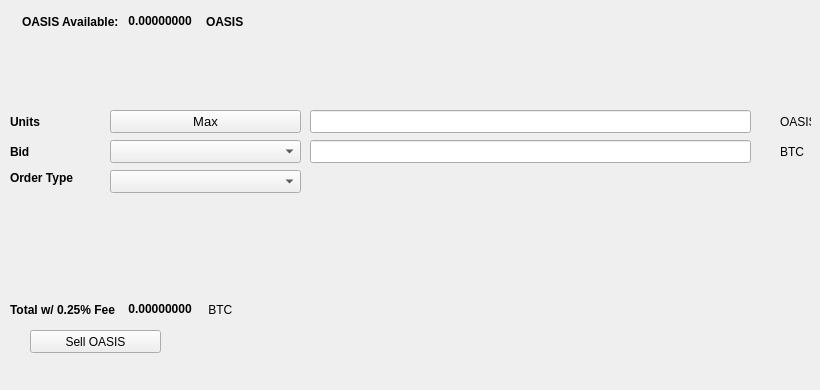
   <widget class="QWidget" name="SellTab">
    <attribute name="title">
     <string>Sell</string>
    </attribute>
    <widget class="QLabel" name="label_16">
     <property name="geometry">
      <rect>
       <x>780</x>
       <y>140</y>
       <width>31</width>
       <height>23</height>
      </rect>
     </property>
     <property name="text">
      <string>BTC</string>
     </property>
    </widget>
    <widget class="QComboBox" name="SellBidcomboBox">
     <property name="geometry">
      <rect>
       <x>110</x>
       <y>140</y>
       <width>191</width>
       <height>23</height>
      </rect>
     </property>
     <property name="font">
      <font>
       <pointsize>10</pointsize>
      </font>
     </property>
    </widget>
    <widget class="QLabel" name="label_18">
     <property name="geometry">
      <rect>
       <x>10</x>
       <y>110</y>
       <width>46</width>
       <height>23</height>
      </rect>
     </property>
     <property name="font">
      <font>
       <weight>75</weight>
       <bold>true</bold>
      </font>
     </property>
     <property name="text">
      <string>Units</string>
     </property>
    </widget>
    <widget class="QPushButton" name="Sell_Max_Amount">
     <property name="geometry">
      <rect>
       <x>110</x>
       <y>110</y>
       <width>191</width>
       <height>23</height>
      </rect>
     </property>
     <property name="font">
      <font>
       <pointsize>10</pointsize>
      </font>
     </property>
     <property name="text">
      <string>Max</string>
     </property>
    </widget>
    <widget class="QLabel" name="label_20">
     <property name="geometry">
      <rect>
       <x>10</x>
       <y>170</y>
       <width>91</width>
       <height>16</height>
      </rect>
     </property>
     <property name="font">
      <font>
       <weight>75</weight>
       <bold>true</bold>
      </font>
     </property>
     <property name="text">
      <string>Order Type</string>
     </property>
    </widget>
    <widget class="QComboBox" name="SellOrdertypeCombo">
     <property name="geometry">
      <rect>
       <x>110</x>
       <y>170</y>
       <width>191</width>
       <height>23</height>
      </rect>
     </property>
     <property name="font">
      <font>
       <pointsize>10</pointsize>
      </font>
     </property>
    </widget>
    <widget class="QLabel" name="label_21">
     <property name="geometry">
      <rect>
       <x>10</x>
       <y>140</y>
       <width>46</width>
       <height>23</height>
      </rect>
     </property>
     <property name="font">
      <font>
       <weight>75</weight>
       <bold>true</bold>
      </font>
     </property>
     <property name="text">
      <string>Bid</string>
     </property>
    </widget>
    <widget class="QLabel" name="label_22">
     <property name="geometry">
      <rect>
       <x>780</x>
       <y>110</y>
       <width>31</width>
       <height>23</height>
      </rect>
     </property>
     <property name="text">
      <string>OASIS</string>
     </property>
    </widget>
    <widget class="QLineEdit" name="UnitsInputOASIS">
     <property name="geometry">
      <rect>
       <x>310</x>
       <y>110</y>
       <width>441</width>
       <height>23</height>
      </rect>
     </property>
     <property name="font">
      <font>
       <pointsize>9</pointsize>
       <weight>75</weight>
       <bold>true</bold>
      </font>
     </property>
    </widget>
    <widget class="QLineEdit" name="SellBidPriceEdit">
     <property name="geometry">
      <rect>
       <x>310</x>
       <y>140</y>
       <width>441</width>
       <height>23</height>
      </rect>
     </property>
     <property name="font">
      <font>
       <pointsize>9</pointsize>
       <weight>75</weight>
       <bold>true</bold>
      </font>
     </property>
    </widget>
    <widget class="QPushButton" name="SellOASISBTN">
     <property name="geometry">
      <rect>
       <x>30</x>
       <y>330</y>
       <width>131</width>
       <height>23</height>
      </rect>
     </property>
     <property name="text">
      <string>Sell OASIS</string>
     </property>
     <property name="icon">
      <iconset resource="../oasis">
       <normaloff>:/icons/bitcoin</normaloff>:/icons/bitcoin</iconset>
     </property>
    </widget>
    <widget class="QWidget" name="layoutWidget3">
     <property name="geometry">
      <rect>
       <x>22</x>
       <y>12</y>
       <width>258</width>
       <height>19</height>
      </rect>
     </property>
     <layout class="QHBoxLayout" name="horizontalLayout">
      <item>
       <widget class="QLabel" name="label232_2">
        <property name="font">
         <font>
          <weight>75</weight>
          <bold>true</bold>
         </font>
        </property>
        <property name="text">
         <string>OASIS Available:</string>
        </property>
       </widget>
      </item>
      <item>
       <widget class="QLabel" name="OASISAvailableLabel">
        <property name="palette">
         <palette>
          <active>
           <colorrole role="WindowText">
            <brush brushstyle="SolidPattern">
             <color alpha="255">
              <red>0</red>
              <green>0</green>
              <blue>0</blue>
             </color>
            </brush>
           </colorrole>
           <colorrole role="Button">
            <brush brushstyle="SolidPattern">
             <color alpha="255">
              <red>0</red>
              <green>170</green>
              <blue>0</blue>
             </color>
            </brush>
           </colorrole>
           <colorrole role="Light">
            <brush brushstyle="SolidPattern">
             <color alpha="255">
              <red>0</red>
              <green>255</green>
              <blue>0</blue>
             </color>
            </brush>
           </colorrole>
           <colorrole role="Midlight">
            <brush brushstyle="SolidPattern">
             <color alpha="255">
              <red>0</red>
              <green>212</green>
              <blue>0</blue>
             </color>
            </brush>
           </colorrole>
           <colorrole role="Dark">
            <brush brushstyle="SolidPattern">
             <color alpha="255">
              <red>0</red>
              <green>85</green>
              <blue>0</blue>
             </color>
            </brush>
           </colorrole>
           <colorrole role="Mid">
            <brush brushstyle="SolidPattern">
             <color alpha="255">
              <red>0</red>
              <green>113</green>
              <blue>0</blue>
             </color>
            </brush>
           </colorrole>
           <colorrole role="Text">
            <brush brushstyle="SolidPattern">
             <color alpha="255">
              <red>0</red>
              <green>170</green>
              <blue>0</blue>
             </color>
            </brush>
           </colorrole>
           <colorrole role="BrightText">
            <brush brushstyle="SolidPattern">
             <color alpha="255">
              <red>255</red>
              <green>255</green>
              <blue>255</blue>
             </color>
            </brush>
           </colorrole>
           <colorrole role="ButtonText">
            <brush brushstyle="SolidPattern">
             <color alpha="255">
              <red>0</red>
              <green>0</green>
              <blue>0</blue>
             </color>
            </brush>
           </colorrole>
           <colorrole role="Base">
            <brush brushstyle="SolidPattern">
             <color alpha="255">
              <red>255</red>
              <green>255</green>
              <blue>255</blue>
             </color>
            </brush>
           </colorrole>
           <colorrole role="Window">
            <brush brushstyle="SolidPattern">
             <color alpha="255">
              <red>0</red>
              <green>170</green>
              <blue>0</blue>
             </color>
            </brush>
           </colorrole>
           <colorrole role="Shadow">
            <brush brushstyle="SolidPattern">
             <color alpha="255">
              <red>0</red>
              <green>0</green>
              <blue>0</blue>
             </color>
            </brush>
           </colorrole>
           <colorrole role="AlternateBase">
            <brush brushstyle="SolidPattern">
             <color alpha="255">
              <red>127</red>
              <green>212</green>
              <blue>127</blue>
             </color>
            </brush>
           </colorrole>
           <colorrole role="ToolTipBase">
            <brush brushstyle="SolidPattern">
             <color alpha="255">
              <red>255</red>
              <green>255</green>
              <blue>220</blue>
             </color>
            </brush>
           </colorrole>
           <colorrole role="ToolTipText">
            <brush brushstyle="SolidPattern">
             <color alpha="255">
              <red>0</red>
              <green>0</green>
              <blue>0</blue>
             </color>
            </brush>
           </colorrole>
          </active>
          <inactive>
           <colorrole role="WindowText">
            <brush brushstyle="SolidPattern">
             <color alpha="255">
              <red>0</red>
              <green>0</green>
              <blue>0</blue>
             </color>
            </brush>
           </colorrole>
           <colorrole role="Button">
            <brush brushstyle="SolidPattern">
             <color alpha="255">
              <red>0</red>
              <green>170</green>
              <blue>0</blue>
             </color>
            </brush>
           </colorrole>
           <colorrole role="Light">
            <brush brushstyle="SolidPattern">
             <color alpha="255">
              <red>0</red>
              <green>255</green>
              <blue>0</blue>
             </color>
            </brush>
           </colorrole>
           <colorrole role="Midlight">
            <brush brushstyle="SolidPattern">
             <color alpha="255">
              <red>0</red>
              <green>212</green>
              <blue>0</blue>
             </color>
            </brush>
           </colorrole>
           <colorrole role="Dark">
            <brush brushstyle="SolidPattern">
             <color alpha="255">
              <red>0</red>
              <green>85</green>
              <blue>0</blue>
             </color>
            </brush>
           </colorrole>
           <colorrole role="Mid">
            <brush brushstyle="SolidPattern">
             <color alpha="255">
              <red>0</red>
              <green>113</green>
              <blue>0</blue>
             </color>
            </brush>
           </colorrole>
           <colorrole role="Text">
            <brush brushstyle="SolidPattern">
             <color alpha="255">
              <red>0</red>
              <green>170</green>
              <blue>0</blue>
             </color>
            </brush>
           </colorrole>
           <colorrole role="BrightText">
            <brush brushstyle="SolidPattern">
             <color alpha="255">
              <red>255</red>
              <green>255</green>
              <blue>255</blue>
             </color>
            </brush>
           </colorrole>
           <colorrole role="ButtonText">
            <brush brushstyle="SolidPattern">
             <color alpha="255">
              <red>0</red>
              <green>0</green>
              <blue>0</blue>
             </color>
            </brush>
           </colorrole>
           <colorrole role="Base">
            <brush brushstyle="SolidPattern">
             <color alpha="255">
              <red>255</red>
              <green>255</green>
              <blue>255</blue>
             </color>
            </brush>
           </colorrole>
           <colorrole role="Window">
            <brush brushstyle="SolidPattern">
             <color alpha="255">
              <red>0</red>
              <green>170</green>
              <blue>0</blue>
             </color>
            </brush>
           </colorrole>
           <colorrole role="Shadow">
            <brush brushstyle="SolidPattern">
             <color alpha="255">
              <red>0</red>
              <green>0</green>
              <blue>0</blue>
             </color>
            </brush>
           </colorrole>
           <colorrole role="AlternateBase">
            <brush brushstyle="SolidPattern">
             <color alpha="255">
              <red>127</red>
              <green>212</green>
              <blue>127</blue>
             </color>
            </brush>
           </colorrole>
           <colorrole role="ToolTipBase">
            <brush brushstyle="SolidPattern">
             <color alpha="255">
              <red>255</red>
              <green>255</green>
              <blue>220</blue>
             </color>
            </brush>
           </colorrole>
           <colorrole role="ToolTipText">
            <brush brushstyle="SolidPattern">
             <color alpha="255">
              <red>0</red>
              <green>0</green>
              <blue>0</blue>
             </color>
            </brush>
           </colorrole>
          </inactive>
          <disabled>
           <colorrole role="WindowText">
            <brush brushstyle="SolidPattern">
             <color alpha="255">
              <red>0</red>
              <green>85</green>
              <blue>0</blue>
             </color>
            </brush>
           </colorrole>
           <colorrole role="Button">
            <brush brushstyle="SolidPattern">
             <color alpha="255">
              <red>0</red>
              <green>170</green>
              <blue>0</blue>
             </color>
            </brush>
           </colorrole>
           <colorrole role="Light">
            <brush brushstyle="SolidPattern">
             <color alpha="255">
              <red>0</red>
              <green>255</green>
              <blue>0</blue>
             </color>
            </brush>
           </colorrole>
           <colorrole role="Midlight">
            <brush brushstyle="SolidPattern">
             <color alpha="255">
              <red>0</red>
              <green>212</green>
              <blue>0</blue>
             </color>
            </brush>
           </colorrole>
           <colorrole role="Dark">
            <brush brushstyle="SolidPattern">
             <color alpha="255">
              <red>0</red>
              <green>85</green>
              <blue>0</blue>
             </color>
            </brush>
           </colorrole>
           <colorrole role="Mid">
            <brush brushstyle="SolidPattern">
             <color alpha="255">
              <red>0</red>
              <green>113</green>
              <blue>0</blue>
             </color>
            </brush>
           </colorrole>
           <colorrole role="Text">
            <brush brushstyle="SolidPattern">
             <color alpha="255">
              <red>0</red>
              <green>85</green>
              <blue>0</blue>
             </color>
            </brush>
           </colorrole>
           <colorrole role="BrightText">
            <brush brushstyle="SolidPattern">
             <color alpha="255">
              <red>255</red>
              <green>255</green>
              <blue>255</blue>
             </color>
            </brush>
           </colorrole>
           <colorrole role="ButtonText">
            <brush brushstyle="SolidPattern">
             <color alpha="255">
              <red>0</red>
              <green>85</green>
              <blue>0</blue>
             </color>
            </brush>
           </colorrole>
           <colorrole role="Base">
            <brush brushstyle="SolidPattern">
             <color alpha="255">
              <red>0</red>
              <green>170</green>
              <blue>0</blue>
             </color>
            </brush>
           </colorrole>
           <colorrole role="Window">
            <brush brushstyle="SolidPattern">
             <color alpha="255">
              <red>0</red>
              <green>170</green>
              <blue>0</blue>
             </color>
            </brush>
           </colorrole>
           <colorrole role="Shadow">
            <brush brushstyle="SolidPattern">
             <color alpha="255">
              <red>0</red>
              <green>0</green>
              <blue>0</blue>
             </color>
            </brush>
           </colorrole>
           <colorrole role="AlternateBase">
            <brush brushstyle="SolidPattern">
             <color alpha="255">
              <red>0</red>
              <green>170</green>
              <blue>0</blue>
             </color>
            </brush>
           </colorrole>
           <colorrole role="ToolTipBase">
            <brush brushstyle="SolidPattern">
             <color alpha="255">
              <red>255</red>
              <green>255</green>
              <blue>220</blue>
             </color>
            </brush>
           </colorrole>
           <colorrole role="ToolTipText">
            <brush brushstyle="SolidPattern">
             <color alpha="255">
              <red>0</red>
              <green>0</green>
              <blue>0</blue>
             </color>
            </brush>
           </colorrole>
          </disabled>
         </palette>
        </property>
        <property name="font">
         <font>
          <weight>75</weight>
          <bold>true</bold>
         </font>
        </property>
        <property name="text">
         <string> 0.00000000 </string>
        </property>
        <property name="textInteractionFlags">
         <set>Qt::LinksAccessibleByMouse|Qt::TextSelectableByKeyboard|Qt::TextSelectableByMouse</set>
        </property>
       </widget>
      </item>
      <item>
       <widget class="QLabel" name="labelOASIS">
        <property name="font">
         <font>
          <weight>75</weight>
          <bold>true</bold>
         </font>
        </property>
        <property name="text">
         <string>OASIS</string>
        </property>
       </widget>
      </item>
     </layout>
    </widget>
    <widget class="QWidget" name="layoutWidget">
     <property name="geometry">
      <rect>
       <x>10</x>
       <y>300</y>
       <width>268</width>
       <height>19</height>
      </rect>
     </property>
     <layout class="QHBoxLayout" name="horizontalLayout_2">
      <item>
       <widget class="QLabel" name="label_19">
        <property name="font">
         <font>
          <weight>75</weight>
          <bold>true</bold>
         </font>
        </property>
        <property name="text">
         <string>Total w/ 0.25% Fee </string>
        </property>
       </widget>
      </item>
      <item>
       <widget class="QLabel" name="SellCostLabel">
        <property name="palette">
         <palette>
          <active>
           <colorrole role="WindowText">
            <brush brushstyle="SolidPattern">
             <color alpha="255">
              <red>0</red>
              <green>0</green>
              <blue>0</blue>
             </color>
            </brush>
           </colorrole>
           <colorrole role="Button">
            <brush brushstyle="SolidPattern">
             <color alpha="255">
              <red>0</red>
              <green>170</green>
              <blue>0</blue>
             </color>
            </brush>
           </colorrole>
           <colorrole role="Light">
            <brush brushstyle="SolidPattern">
             <color alpha="255">
              <red>0</red>
              <green>255</green>
              <blue>0</blue>
             </color>
            </brush>
           </colorrole>
           <colorrole role="Midlight">
            <brush brushstyle="SolidPattern">
             <color alpha="255">
              <red>0</red>
              <green>212</green>
              <blue>0</blue>
             </color>
            </brush>
           </colorrole>
           <colorrole role="Dark">
            <brush brushstyle="SolidPattern">
             <color alpha="255">
              <red>0</red>
              <green>85</green>
              <blue>0</blue>
             </color>
            </brush>
           </colorrole>
           <colorrole role="Mid">
            <brush brushstyle="SolidPattern">
             <color alpha="255">
              <red>0</red>
              <green>113</green>
              <blue>0</blue>
             </color>
            </brush>
           </colorrole>
           <colorrole role="Text">
            <brush brushstyle="SolidPattern">
             <color alpha="255">
              <red>0</red>
              <green>170</green>
              <blue>0</blue>
             </color>
            </brush>
           </colorrole>
           <colorrole role="BrightText">
            <brush brushstyle="SolidPattern">
             <color alpha="255">
              <red>255</red>
              <green>255</green>
              <blue>255</blue>
             </color>
            </brush>
           </colorrole>
           <colorrole role="ButtonText">
            <brush brushstyle="SolidPattern">
             <color alpha="255">
              <red>0</red>
              <green>0</green>
              <blue>0</blue>
             </color>
            </brush>
           </colorrole>
           <colorrole role="Base">
            <brush brushstyle="SolidPattern">
             <color alpha="255">
              <red>255</red>
              <green>255</green>
              <blue>255</blue>
             </color>
            </brush>
           </colorrole>
           <colorrole role="Window">
            <brush brushstyle="SolidPattern">
             <color alpha="255">
              <red>0</red>
              <green>170</green>
              <blue>0</blue>
             </color>
            </brush>
           </colorrole>
           <colorrole role="Shadow">
            <brush brushstyle="SolidPattern">
             <color alpha="255">
              <red>0</red>
              <green>0</green>
              <blue>0</blue>
             </color>
            </brush>
           </colorrole>
           <colorrole role="AlternateBase">
            <brush brushstyle="SolidPattern">
             <color alpha="255">
              <red>127</red>
              <green>212</green>
              <blue>127</blue>
             </color>
            </brush>
           </colorrole>
           <colorrole role="ToolTipBase">
            <brush brushstyle="SolidPattern">
             <color alpha="255">
              <red>255</red>
              <green>255</green>
              <blue>220</blue>
             </color>
            </brush>
           </colorrole>
           <colorrole role="ToolTipText">
            <brush brushstyle="SolidPattern">
             <color alpha="255">
              <red>0</red>
              <green>0</green>
              <blue>0</blue>
             </color>
            </brush>
           </colorrole>
          </active>
          <inactive>
           <colorrole role="WindowText">
            <brush brushstyle="SolidPattern">
             <color alpha="255">
              <red>0</red>
              <green>0</green>
              <blue>0</blue>
             </color>
            </brush>
           </colorrole>
           <colorrole role="Button">
            <brush brushstyle="SolidPattern">
             <color alpha="255">
              <red>0</red>
              <green>170</green>
              <blue>0</blue>
             </color>
            </brush>
           </colorrole>
           <colorrole role="Light">
            <brush brushstyle="SolidPattern">
             <color alpha="255">
              <red>0</red>
              <green>255</green>
              <blue>0</blue>
             </color>
            </brush>
           </colorrole>
           <colorrole role="Midlight">
            <brush brushstyle="SolidPattern">
             <color alpha="255">
              <red>0</red>
              <green>212</green>
              <blue>0</blue>
             </color>
            </brush>
           </colorrole>
           <colorrole role="Dark">
            <brush brushstyle="SolidPattern">
             <color alpha="255">
              <red>0</red>
              <green>85</green>
              <blue>0</blue>
             </color>
            </brush>
           </colorrole>
           <colorrole role="Mid">
            <brush brushstyle="SolidPattern">
             <color alpha="255">
              <red>0</red>
              <green>113</green>
              <blue>0</blue>
             </color>
            </brush>
           </colorrole>
           <colorrole role="Text">
            <brush brushstyle="SolidPattern">
             <color alpha="255">
              <red>0</red>
              <green>170</green>
              <blue>0</blue>
             </color>
            </brush>
           </colorrole>
           <colorrole role="BrightText">
            <brush brushstyle="SolidPattern">
             <color alpha="255">
              <red>255</red>
              <green>255</green>
              <blue>255</blue>
             </color>
            </brush>
           </colorrole>
           <colorrole role="ButtonText">
            <brush brushstyle="SolidPattern">
             <color alpha="255">
              <red>0</red>
              <green>0</green>
              <blue>0</blue>
             </color>
            </brush>
           </colorrole>
           <colorrole role="Base">
            <brush brushstyle="SolidPattern">
             <color alpha="255">
              <red>255</red>
              <green>255</green>
              <blue>255</blue>
             </color>
            </brush>
           </colorrole>
           <colorrole role="Window">
            <brush brushstyle="SolidPattern">
             <color alpha="255">
              <red>0</red>
              <green>170</green>
              <blue>0</blue>
             </color>
            </brush>
           </colorrole>
           <colorrole role="Shadow">
            <brush brushstyle="SolidPattern">
             <color alpha="255">
              <red>0</red>
              <green>0</green>
              <blue>0</blue>
             </color>
            </brush>
           </colorrole>
           <colorrole role="AlternateBase">
            <brush brushstyle="SolidPattern">
             <color alpha="255">
              <red>127</red>
              <green>212</green>
              <blue>127</blue>
             </color>
            </brush>
           </colorrole>
           <colorrole role="ToolTipBase">
            <brush brushstyle="SolidPattern">
             <color alpha="255">
              <red>255</red>
              <green>255</green>
              <blue>220</blue>
             </color>
            </brush>
           </colorrole>
           <colorrole role="ToolTipText">
            <brush brushstyle="SolidPattern">
             <color alpha="255">
              <red>0</red>
              <green>0</green>
              <blue>0</blue>
             </color>
            </brush>
           </colorrole>
          </inactive>
          <disabled>
           <colorrole role="WindowText">
            <brush brushstyle="SolidPattern">
             <color alpha="255">
              <red>0</red>
              <green>85</green>
              <blue>0</blue>
             </color>
            </brush>
           </colorrole>
           <colorrole role="Button">
            <brush brushstyle="SolidPattern">
             <color alpha="255">
              <red>0</red>
              <green>170</green>
              <blue>0</blue>
             </color>
            </brush>
           </colorrole>
           <colorrole role="Light">
            <brush brushstyle="SolidPattern">
             <color alpha="255">
              <red>0</red>
              <green>255</green>
              <blue>0</blue>
             </color>
            </brush>
           </colorrole>
           <colorrole role="Midlight">
            <brush brushstyle="SolidPattern">
             <color alpha="255">
              <red>0</red>
              <green>212</green>
              <blue>0</blue>
             </color>
            </brush>
           </colorrole>
           <colorrole role="Dark">
            <brush brushstyle="SolidPattern">
             <color alpha="255">
              <red>0</red>
              <green>85</green>
              <blue>0</blue>
             </color>
            </brush>
           </colorrole>
           <colorrole role="Mid">
            <brush brushstyle="SolidPattern">
             <color alpha="255">
              <red>0</red>
              <green>113</green>
              <blue>0</blue>
             </color>
            </brush>
           </colorrole>
           <colorrole role="Text">
            <brush brushstyle="SolidPattern">
             <color alpha="255">
              <red>0</red>
              <green>85</green>
              <blue>0</blue>
             </color>
            </brush>
           </colorrole>
           <colorrole role="BrightText">
            <brush brushstyle="SolidPattern">
             <color alpha="255">
              <red>255</red>
              <green>255</green>
              <blue>255</blue>
             </color>
            </brush>
           </colorrole>
           <colorrole role="ButtonText">
            <brush brushstyle="SolidPattern">
             <color alpha="255">
              <red>0</red>
              <green>85</green>
              <blue>0</blue>
             </color>
            </brush>
           </colorrole>
           <colorrole role="Base">
            <brush brushstyle="SolidPattern">
             <color alpha="255">
              <red>0</red>
              <green>170</green>
              <blue>0</blue>
             </color>
            </brush>
           </colorrole>
           <colorrole role="Window">
            <brush brushstyle="SolidPattern">
             <color alpha="255">
              <red>0</red>
              <green>170</green>
              <blue>0</blue>
             </color>
            </brush>
           </colorrole>
           <colorrole role="Shadow">
            <brush brushstyle="SolidPattern">
             <color alpha="255">
              <red>0</red>
              <green>0</green>
              <blue>0</blue>
             </color>
            </brush>
           </colorrole>
           <colorrole role="AlternateBase">
            <brush brushstyle="SolidPattern">
             <color alpha="255">
              <red>0</red>
              <green>170</green>
              <blue>0</blue>
             </color>
            </brush>
           </colorrole>
           <colorrole role="ToolTipBase">
            <brush brushstyle="SolidPattern">
             <color alpha="255">
              <red>255</red>
              <green>255</green>
              <blue>220</blue>
             </color>
            </brush>
           </colorrole>
           <colorrole role="ToolTipText">
            <brush brushstyle="SolidPattern">
             <color alpha="255">
              <red>0</red>
              <green>0</green>
              <blue>0</blue>
             </color>
            </brush>
           </colorrole>
          </disabled>
         </palette>
        </property>
        <property name="font">
         <font>
          <weight>75</weight>
          <bold>true</bold>
         </font>
        </property>
        <property name="autoFillBackground">
         <bool>false</bool>
        </property>
        <property name="text">
         <string> 0.00000000</string>
        </property>
        <property name="textInteractionFlags">
         <set>Qt::LinksAccessibleByMouse|Qt::TextSelectableByMouse</set>
        </property>
       </widget>
      </item>
      <item>
       <widget class="QLabel" name="label_17">
        <property name="font">
         <font>
          <weight>50</weight>
          <bold>false</bold>
         </font>
        </property>
        <property name="text">
         <string> BTC</string>
        </property>
       </widget>
      </item>
     </layout>
    </widget>
    <widget class="QLabel" name="label_23">
     <property name="geometry">
      <rect>
       <x>460</x>
       <y>300</y>
       <width>281</width>
       <height>81</height>
      </rect>
     </property>
     <property name="text">
      <string/>
     </property>
     <property name="pixmap">
      <pixmap>:/images/bittrex</pixmap>
     </property>
    </widget>
   </widget>
